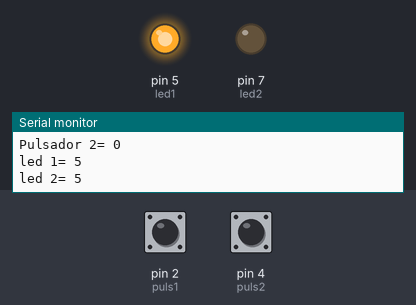
A sketch run on a simulated Arduino Uno, built with avr-gcc and run on an emulated ATmega328P. On the bench: output pins drawn as LEDs (lit = HIGH), the last lines printed to the serial monitor. Inputs (shaded band) come from the test bench; at power-on: pin 2 (puls1) HIGH, pin 4 (puls2) LOW.

Above: at 2.8 s.
2.9 s: pin 2 (puls1) pulled LOW for 1.2 s
At 3.8 s:
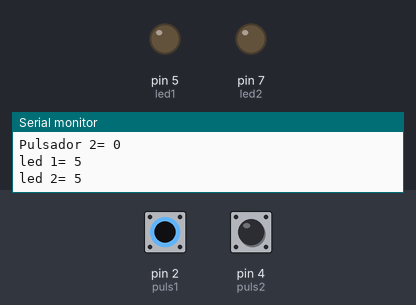
6.5 s: pin 2 (puls1) pulled LOW for 3.2 s
At 10.5 s:
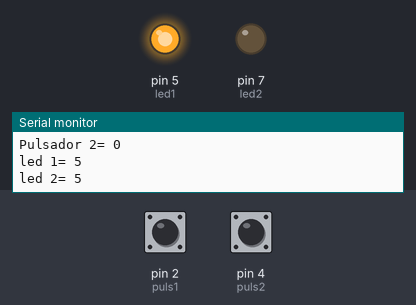
11.5 s: pin 4 (puls2) pulled HIGH for 3.2 s
At 13.3 s:
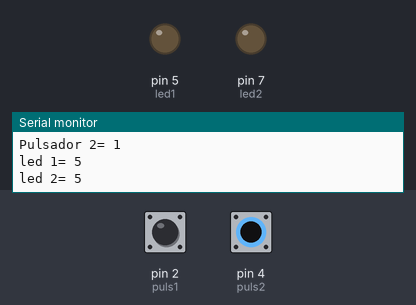
16.5 s: pin 2 (puls1) driven LOW and pin 4 (puls2) driven HIGH
At 18.4 s:
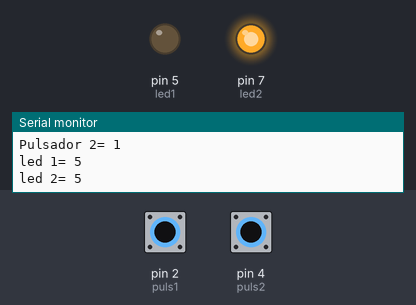
Timing chart, 0 to 19.5 s (numbered marks = the images above; inputs shaded):
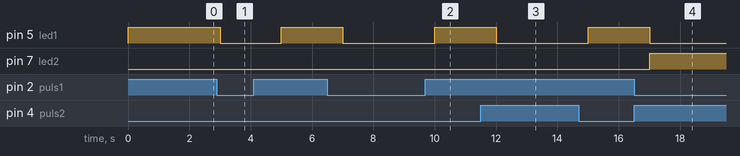

Measured:
- after the input at 2.9 s, pin 5 (led1): HIGH → LOW after 0.10 s, → HIGH 2.0 s later
- after the input at 6.5 s, pin 5 (led1): HIGH → LOW after 0.50 s, → HIGH 3.0 s later
- after the input at 11.5 s, pin 5 (led1): HIGH → LOW after 0.51 s, → HIGH 3.0 s later
- after the input at 16.5 s, pin 5 (led1): HIGH → LOW after 0.51 s; pin 7 (led2): LOW → HIGH after 0.51 s

The sketch:

Alejandro_Paz_Ferreiros_TIPO_2.ino
```cpp
//ALEJANDRO PAZ FERREIROS TIPO 2

int puls1=2;
int puls2=4;
int led1=5;
int led2=7;

int valor1=0;
int valor2=0;


void setup() {


pinMode(puls1,INPUT);
pinMode(puls2, INPUT);
pinMode(led1,OUTPUT);
pinMode(led2,OUTPUT);
Serial.begin(9600);
}

void loop() {
valor1=digitalRead(puls1);
valor2=digitalRead(puls2);

if(valor1==valor2){
  digitalWrite(led1,LOW);
  digitalWrite(led2,LOW);
}
else if(valor1==HIGH, valor2==LOW){
  digitalWrite(led1,HIGH);
  digitalWrite(led2,LOW);
}
  else if(valor1==LOW,valor2==HIGH){
    digitalWrite(led1,LOW);
    digitalWrite(led2,HIGH);
  }

Serial.print("Pulsador 1= ");
  Serial.println(valor1);

  Serial.print("Pulsador 2= ");
  Serial.println(valor2);

  Serial.print("led 1= ");
  Serial.println(led1);

  Serial.print("led 2= ");
  Serial.println(led1);
  delay(1000);


}
```
